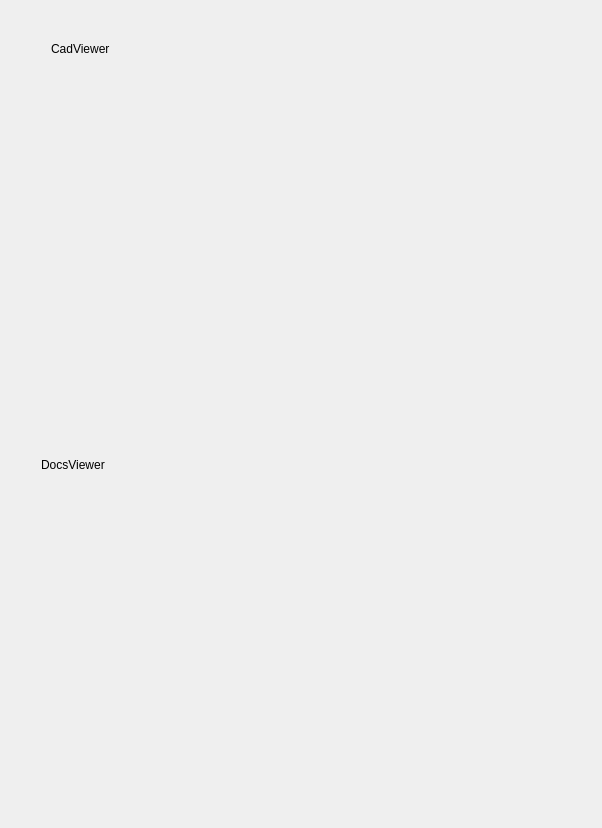
          <widget class="QWidget" name="rightSidedContent" native="true">
           <property name="sizePolicy">
            <sizepolicy hsizetype="Expanding" vsizetype="Preferred">
             <horstretch>0</horstretch>
             <verstretch>0</verstretch>
            </sizepolicy>
           </property>
           <property name="minimumSize">
            <size>
             <width>0</width>
             <height>640</height>
            </size>
           </property>
           <layout class="QVBoxLayout" name="verticalLayout_15">
            <item>
             <widget class="QWidget" name="cadViewerContainer" native="true">
              <property name="minimumSize">
               <size>
                <width>580</width>
                <height>400</height>
               </size>
              </property>
              <widget class="QLabel" name="label_4">
               <property name="geometry">
                <rect>
                 <x>40</x>
                 <y>30</y>
                 <width>111</width>
                 <height>16</height>
                </rect>
               </property>
               <property name="text">
                <string>CadViewer</string>
               </property>
              </widget>
             </widget>
            </item>
            <item>
             <widget class="QWidget" name="docsViewerContainer" native="true">
              <property name="minimumSize">
               <size>
                <width>580</width>
                <height>400</height>
               </size>
              </property>
              <widget class="QLabel" name="label_7">
               <property name="geometry">
                <rect>
                 <x>30</x>
                 <y>40</y>
                 <width>121</width>
                 <height>16</height>
                </rect>
               </property>
               <property name="text">
                <string>DocsViewer</string>
               </property>
              </widget>
             </widget>
            </item>
           </layout>
          </widget>
